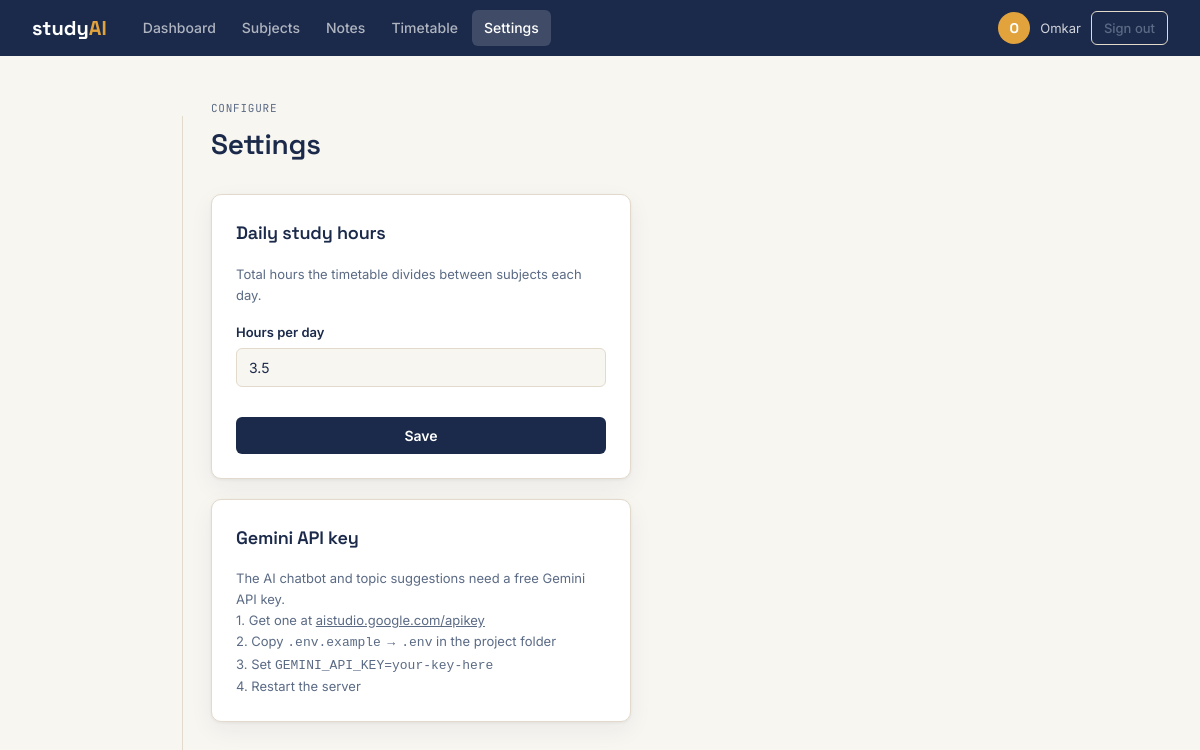
Page /settings (signed in) on the committed database.
### tables this page shows
CREATE TABLE users (
    id INTEGER PRIMARY KEY AUTOINCREMENT,
    username TEXT UNIQUE NOT NULL,
    email TEXT UNIQUE NOT NULL,
    password_hash TEXT NOT NULL,
    daily_study_hours REAL NOT NULL DEFAULT 4.0,
    created_at TIMESTAMP NOT NULL DEFAULT CURRENT_TIMESTAMP
);

### app.py (the view, shortened to what this page needs)
@app.route("/settings", methods=["GET","POST"])
@login_required
def settings():
    db = db_module.get_db()
    return render_template("settings.html")

### app.py (called while the page is built)
@app.before_request
def load_user():
    uid = session.get("user_id")
    g.user = db_module.get_db().execute("SELECT * FROM users WHERE id=?", (uid,)).fetchone() if uid else None

def login_required(view):
    @wraps(view)
    def wrapped(**kw):
        if g.user is None:
            flash("Please log in to continue.", "error")
            return redirect(url_for("login"))
        return view(**kw)
    return wrapped

### db.py (called while the page is built)
def get_db():
    if "db" not in g:
        g.db = sqlite3.connect(current_app.config["DATABASE"])
        g.db.row_factory = sqlite3.Row
        g.db.execute("PRAGMA foreign_keys = ON")
    return g.db

### templates/settings.html (shortened to what this page needs)
{% extends 'base.html' %}
{% block content %}
<div class="page-header">
  <div><p class="eyebrow">Configure</p><h1>Settings</h1></div>
</div>
<div class="card" style="max-width:420px">
  <h2 class="card-title">Daily study hours</h2>
  <p class="hint" style="margin-bottom:16px">Total hours the timetable divides between subjects each day.</p>
  <form method="post">
    <div class="field">
      <label for="daily_study_hours">Hours per day</label>
      <input id="daily_study_hours" name="daily_study_hours" type="number"
             step="0.5" min="0.5" max="18" value="{{ g.user['daily_study_hours'] }}" required>
    </div>
    <button type="submit" class="btn-primary btn-block" style="margin-top:16px">Save</button>
  </form>
</div>
<div class="card" style="max-width:420px;margin-top:20px">
  <h2 class="card-title">Gemini API key</h2>
  <p class="hint" style="margin-bottom:0">
    The AI chatbot and topic suggestions need a free Gemini API key.<br>
    1. Get one at <a href="https://aistudio.google.com/apikey" target="_blank">aistudio.google.com/apikey</a><br>
    2. Copy <code>.env.example</code> → <code>.env</code> in the project folder<br>
    3. Set <code>GEMINI_API_KEY=your-key-here</code><br>
    4. Restart the server
  </p>
</div>
{% endblock %}

### templates/base.html (shortened to what this page needs)
<!doctype html>
<html lang="en">
<head>
  <link rel="stylesheet" href="{{ url_for('static', filename='css/style.css') }}">
</head>
<body>
<header class="topbar">
  <a class="wordmark" href="{{ url_for('index') }}">study<span>AI</span></a>
  {% if g.user %}
  <nav class="nav">
    <a href="{{ url_for('dashboard') }}"    class="{{ 'active' if request.endpoint=='dashboard' }}">Dashboard</a>
    <a href="{{ url_for('subjects') }}"     class="{{ 'active' if request.endpoint in ['subjects','subject_detail'] }}">Subjects</a>
    <a href="{{ url_for('notes_overview') }}"class="{{ 'active' if request.endpoint in ['notes_overview','download_note'] }}">Notes</a>
    <a href="{{ url_for('timetable') }}"    class="{{ 'active' if request.endpoint=='timetable' }}">Timetable</a>
    <a href="{{ url_for('settings') }}"     class="{{ 'active' if request.endpoint=='settings' }}">Settings</a>
  </nav>
  <div class="topbar-user">
    <span class="user-avatar">{{ g.user['username'][0].upper() }}</span>
    <span class="user-name">{{ g.user['username'] }}</span>
    <a href="{{ url_for('logout') }}" class="btn-ghost-sm">Sign out</a>
  </div>
  {% endif %}
</header>
<div class="page-shell">
  <main class="page-content">
    {% block content %}{% endblock %}
  </main>
</div>
</body>
</html>

### static/css/style.css (style rules this page uses)
:root { --ink: #1B2A4A; --ink-soft: #5B6B85; --ink-faint: #94A3B8; --paper: #F8F6F1; --card: #FFFFFF; --line: #E2DACB; --line-soft: #F0EBE0; --amber: #E2A33D; --coral: #D9534F; --sage: #5C8A66; --purple: #7C5CBF; --blue: #3B6FD4; --green: #2E7D52; --font-sans: "Inter", sans-serif; --font-head: "Space Grotesk", sans-serif; --font-mono: "JetBrains Mono", monospace; --radius: 10px; --radius-sm: 6px; --shadow: 0 1px 3px rgba(27,42,74,.06), 0 8px 24px rgba(27,42,74,.06); --shadow-lg: 0 4px 6px rgba(27,42,74,.07), 0 12px 40px rgba(27,42,74,.09); }
*, *::before, *::after { box-sizing: border-box; margin: 0; padding: 0; }
html { font-size: 15px; }
body { font-family: var(--font-sans); background: var(--paper); color: var(--ink); line-height: 1.6; -webkit-font-smoothing: antialiased; }
a { color: inherit; }
h1,h2,h3,h4 { font-family: var(--font-head); font-weight: 600; letter-spacing: -.01em; }
h1 { font-size: 28px; }
h2 { font-size: 18px; }
p { color: var(--ink-soft); }
.topbar { display: flex; align-items: center; gap: 24px; padding: 0 32px; height: 56px; background: var(--ink); position: sticky; top: 0; z-index: 100; }
.wordmark { font-family: var(--font-head); font-size: 20px; font-weight: 700; color: #fff; text-decoration: none; }
.wordmark span { color: var(--amber); }
.nav { display: flex; gap: 2px; flex: 1; }
.nav a { font-size: 14px; font-weight: 500; color: rgba(255,255,255,.65); text-decoration: none; padding: 7px 12px; border-radius: var(--radius-sm); transition: all .15s; }
.nav a.active { color: #fff; background: rgba(255,255,255,.16); }
.topbar-user { display: flex; align-items: center; gap: 10px; flex-shrink: 0; }
.user-avatar { width: 32px; height: 32px; border-radius: 50%; background: var(--amber); color: #fff; font-family: var(--font-head); font-weight: 700; font-size: 14px; display: flex; align-items: center; justify-content: center; }
.user-name { font-size: 13px; color: rgba(255,255,255,.8); }
.page-shell { display: flex; max-width: 900px; margin: 0 auto; padding: 0 32px; }
.page-content { flex: 1; padding: 44px 0 80px; min-width: 0; }
.page-header { display: flex; align-items: flex-start; justify-content: space-between; margin-bottom: 28px; gap: 16px; }
.eyebrow { font-family: var(--font-mono); font-size: 11px; text-transform: uppercase; letter-spacing: .07em; color: var(--ink-soft); margin-bottom: 4px; }
.btn-primary { display: inline-flex; align-items: center; justify-content: center; gap: 6px; background: var(--ink); color: #fff; border: none; border-radius: var(--radius-sm); font-family: var(--font-sans); font-size: 14px; font-weight: 600; padding: 10px 18px; cursor: pointer; text-decoration: none; transition: background .15s, transform .06s; }
.btn-block { width: 100%; }
.btn-ghost-sm { background: transparent; border: 1px solid var(--line); color: var(--ink-soft); border-radius: var(--radius-sm); font-size: 13px; font-weight: 500; padding: 6px 12px; cursor: pointer; text-decoration: none; transition: all .15s; }
.card { background: var(--card); border: 1px solid var(--line); border-radius: var(--radius); box-shadow: var(--shadow); padding: 24px; }
.card-title { margin-bottom: 16px; }
.hint { color: var(--ink-soft); font-size: 13px; }
.field { display: flex; flex-direction: column; gap: 5px; margin-bottom: 14px; }
.field label { font-size: 13px; font-weight: 600; }
input[type=text], input[type=email], input[type=password], input[type=date], input[type=number], textarea { font-family: var(--font-sans); font-size: 14px; padding: 10px 12px; border: 1px solid var(--line); border-radius: var(--radius-sm); background: var(--paper); color: var(--ink); width: 100%; transition: border-color .15s, box-shadow .15s; }

### rows in the picture
users: username "O", user.username "Omkar", daily_study_hours "3.5"
